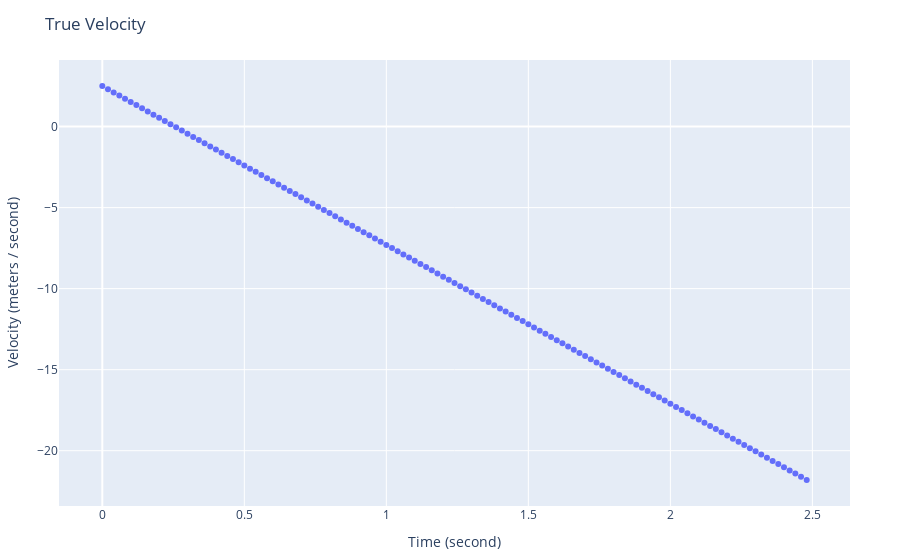

Source (notebook cell):
### Code cell
plot(
    scatter(
        mode="markers",
        x=time_axis_sec,
        y=true_state_fcn_time[2, :],
        name="True Position"
    ),
    Layout(
        title="True Velocity",
        xaxis_title="Time (second)",
        yaxis_title="Velocity (meters / second)",
        legend_title="Legend Title",
    ),
    config=PlotConfig(scrollZoom=true),
)
